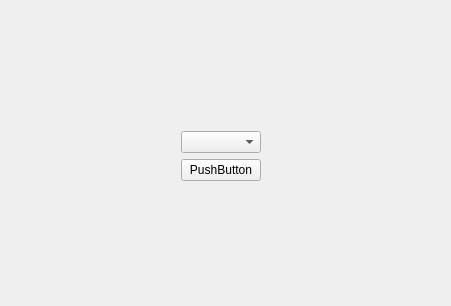
<?xml version="1.0" encoding="UTF-8"?>
<ui version="4.0">
 <class>MainWindow</class>
 <widget class="QMainWindow" name="MainWindow">
  <property name="geometry">
   <rect>
    <x>0</x>
    <y>0</y>
    <width>451</width>
    <height>306</height>
   </rect>
  </property>
  <property name="windowTitle">
   <string>MainWindow</string>
  </property>
  <property name="tabShape">
   <enum>QTabWidget::Triangular</enum>
  </property>
  <widget class="QWidget" name="centralWidget">
   <widget class="QFrame" name="verticalFrame">
    <property name="geometry">
     <rect>
      <x>10</x>
      <y>10</y>
      <width>421</width>
      <height>291</height>
     </rect>
    </property>
    <property name="autoFillBackground">
     <bool>false</bool>
    </property>
    <property name="frameShadow">
     <enum>QFrame::Sunken</enum>
    </property>
    <property name="lineWidth">
     <number>-3</number>
    </property>
    <layout class="QVBoxLayout" name="verticalLayout_3">
     <item>
      <layout class="QHBoxLayout" name="general">
       <item>
        <spacer name="horizontalSpacer_2">
         <property name="orientation">
          <enum>Qt::Horizontal</enum>
         </property>
         <property name="sizeType">
          <enum>QSizePolicy::Expanding</enum>
         </property>
         <property name="sizeHint" stdset="0">
          <size>
           <width>100</width>
           <height>20</height>
          </size>
         </property>
        </spacer>
       </item>
       <item>
        <layout class="QVBoxLayout" name="verticalLayout">
         <property name="leftMargin">
          <number>0</number>
         </property>
         <item>
          <spacer name="verticalSpacer_2">
           <property name="orientation">
            <enum>Qt::Vertical</enum>
           </property>
           <property name="sizeHint" stdset="0">
            <size>
             <width>20</width>
             <height>40</height>
            </size>
           </property>
          </spacer>
         </item>
         <item>
          <widget class="QFrame" name="frame">
           <layout class="QVBoxLayout" name="verticalLayout_2">
            <property name="sizeConstraint">
             <enum>QLayout::SetMaximumSize</enum>
            </property>
            <item>
             <widget class="QComboBox" name="comboBox"/>
            </item>
            <item>
             <widget class="QPushButton" name="pushButton">
              <property name="text">
               <string>PushButton</string>
              </property>
             </widget>
            </item>
           </layout>
          </widget>
         </item>
         <item>
          <spacer name="verticalSpacer">
           <property name="orientation">
            <enum>Qt::Vertical</enum>
           </property>
           <property name="sizeHint" stdset="0">
            <size>
             <width>20</width>
             <height>40</height>
            </size>
           </property>
          </spacer>
         </item>
        </layout>
       </item>
       <item>
        <spacer name="horizontalSpacer">
         <property name="orientation">
          <enum>Qt::Horizontal</enum>
         </property>
         <property name="sizeType">
          <enum>QSizePolicy::Expanding</enum>
         </property>
         <property name="sizeHint" stdset="0">
          <size>
           <width>100</width>
           <height>20</height>
          </size>
         </property>
        </spacer>
       </item>
      </layout>
     </item>
    </layout>
   </widget>
  </widget>
 </widget>
 <layoutdefault spacing="6" margin="11"/>
 <resources/>
 <connections/>
</ui>
